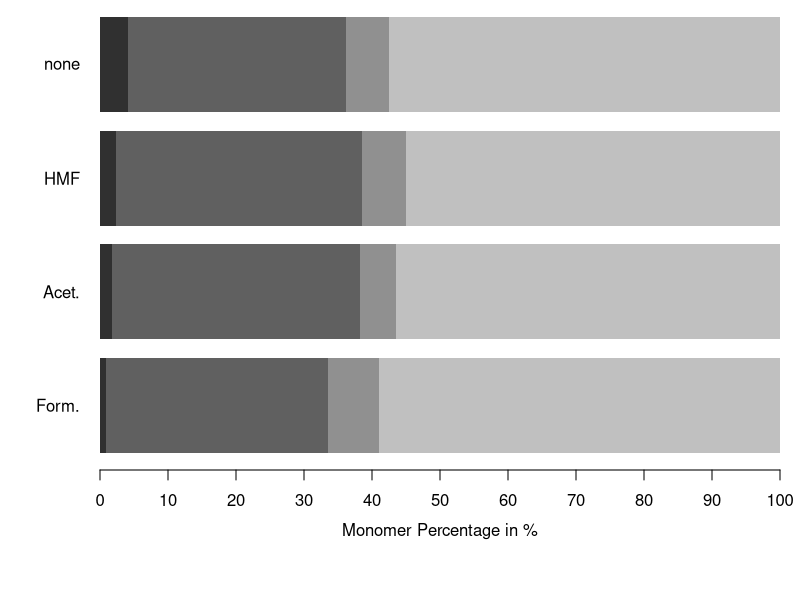

The R script that drew this image:
# # # # # # # # # # # # # # # # # # # # 
# Generate graphs of EPS aldose monomer composition
# LCH-EPS, Inhibitor High Content Screening
# # # # # # # # # # # # # # # # # # # # 

# # # # # # # # # # # # # # # # # # # # 
# Input data
#
# leihd = LCH-EPS Inhibitor High Content Screening Data
leihd <- read.table(
	'hiperf_comp.txt',
	sep = '\t',
	colClasses = c("character", "character", "factor", "character", "factor", rep("numeric", 5)),
	na.strings = c("n.a.", "n.d."),
	header = TRUE,
	nrows = 4)

# # # # # # # # # # # # # # # # # # # # 
# Process data

# Properly sort by Xyl and then Inhibitors
# (so that it looks like everything's sorted by the ID column)
# Save the column names
leihdcols <- colnames(leihd)
# Explicitly give the inhibitor sort order
leihd$Inhi. <- factor(leihd$Inhi., levels = c("Fur.", "HMF", "Van.", "Acet.", "Form.", "Laev.", "none"))
# Re-apply the saved column names
colnames(leihd) <- leihdcols
# Do the sorting
leihd <- leihd[order(leihd$Xyl, leihd$Inhi.),]

# Remove unnecessary columns:
# MSUID (1), IS nomenclature (2), Xyl nomenclature (3), EPS nomenclature (4), Sum (last)
leihd <- leihd[,c(5:(ncol(leihd)-1))]

# Remove now-duplicate entries
# Before, the IS column and the Xyl column in conjunction with the inhibitor
# column were used (by humans) to distinguish, but for the presentation
# of the data it is not necessary to re-show the same BR data more than once.
leihd <- unique(leihd)

# Replace all NAs with 0.0
leihd[is.na(leihd)] <- 0.0

# Get column names
leihdcols <- colnames(leihd)

# Renumber rows
rownames(leihd) <- NULL

# Calculate percentages
leihd[, 2:5] <- round(100 * leihd[, 2:5] / rowSums(leihd[, 2:5]), 2)

# From here on, work with the important part of the data only
plotdata <- leihd[, 2:5]

# Transpose for plotting
plotdata <- t(plotdata)

# # # # # # # # # # # # # # # # # # # # 
# Output graph
#
# R dimensions are in fucked-up units; 1 inch approx. 2.53 cm
# Height calculated as: 0.7 cm per bar + 2.5 cm for rest of the figure
svg('../../../fig/inh-hcs_comp.svg', width = 13.9/2.53, height = 5.3/2.53, pointsize = 9)
# paragraph
# 	margin (bottom, left, top, right),
# 	margin (axis title, axis labels, axis line)
par(mar = c(6.5, 5, 0, 1), mgp = c(2.5, 1, 0))

# Plot variables
# Colours to use
# ctu = c("#A0A0A0", "#A0A000", "#00A0A0", "#A000A0", "#A00000", "#00A000", "#0000A0", "#FF5050", "#50FF50", "#5050FF")
# Grayscale values to use
ctu = c("#303030", "#606060", "#909090", "#C0C0C0")
# Densities to use (for hatched fill bars per inch); -1 = no hatched fill
dtu = c(-1, -1, -1, -1)
# Angles to use (for hatched fill); 0 = ---; 45 = /; -45 = \
atu = c(0, 0, 0, 0)

# Legend text to use; lro = legend row order; legtxt = legend text
lro = c(1, 2, 3, 4)
legtxt = row.names(plotdata[lro,])

# Start plot from top to bottom, need to reverse columns
# Matrix conversion done for barplot input
plotdatamat <- as.matrix(plotdata)
plotdatamat <- plotdatamat[, rev(seq_len(ncol(plotdatamat)))]

# Prepare column names
# Reverse order (as plot is built from bottom to top)
plotdatacols = rev(leihd$Inhi.)
# Get strain names; as.matrix to convert factor to string
# spnam = split names
spnam <- strsplit(as.matrix(plotdatacols), ",")

# Italicize strain name, add ",", add inhibitor name
nicenames <- c()
for (i in 1:length(spnam)) {
	# Get strain name
	nicenames <- append(
		nicenames, c(
			bquote(
				expression(
					paste(
						.(spnam[[i]][1])
					)
				)
			)
		)
	)
}
# Evaluate all the names
stylishnames <- c()
for (i in 1:length(nicenames)) {
	stylishnames <- append(stylishnames, eval(nicenames[[i]]))
}
print(legtxt)
# Plot the stuff
barplot(plotdatamat,
	axes = FALSE,
	xlim = c(0, 100),
	xlab = "Monomer Percentage in %",
	names.arg = stylishnames,
	legend.text = legtxt,
	col = ctu,
	horiz = TRUE,
	border = NA,
	las = 2,
	density = dtu,
	angle = atu,
	args.legend = list(
		y = -2.8,
		x = 82,
		fill = ctu,
		density = dtu,
		angle = atu,
		border = NA,
		ncol = 4,
		bty = "n",
		x.intersp = 1
	)
)
axis(side = 1,
	las = 1,
	at = seq(0, 100, by = 10)
)
dev.off()

# Hints conversion from 2017-03-10
# alter Zustand der Inputdatei
# 16 Spalten, letzte 11 Monomere + Summe
# erste 5: IS, Xyl, Inh., EPS, ID
#
# neuer Zustand der Inputdatei
# 10 Spalten, letzte 5 Monomere + Summe
# erste 5: MSUID, IS, Xyl, EPS, Inh.
#
# Änderungen (alt -> neu):
# 1 -> 2
# 2 -> 3
# 3 -> 5
# 4 =  4
# 5 -> entfällt
#
# 6 -> entfällt
# 7 -> 6
# 8 -> entfällt
# 9 -> entfällt
# 10 -> 7
# 11 -> entfällt
# 12 -> 8
# 13 -> entfällt
# 14 -> 9
# 15 -> entfällt
# 16 -> 10
#
# ID-Spalte nicht mehr benötigt in weiterer Verarbeitung, da ohnehin gleicher Stamm --> Bezüge auf ID-Spalte durch Inhi. ersetzen (und auch Inh. durch Inhi. ersetzen ;D)
